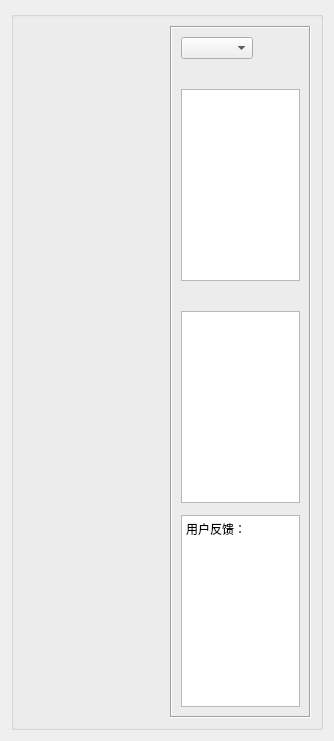
         <widget class="QWidget" name="protocal_suggestion">
          <layout class="QHBoxLayout" name="horizontalLayout_12">
           <item>
            <widget class="QGroupBox" name="groupBox">
             <property name="layoutDirection">
              <enum>Qt::LeftToRight</enum>
             </property>
             <property name="title">
              <string/>
             </property>
             <layout class="QGridLayout" name="gridLayout_6" columnstretch="1,1">
              <item row="0" column="0">
               <widget class="QChartView" name="widgetP" native="true"/>
              </item>
              <item row="0" column="1">
               <widget class="QFrame" name="frame">
                <property name="frameShape">
                 <enum>QFrame::Box</enum>
                </property>
                <property name="frameShadow">
                 <enum>QFrame::Sunken</enum>
                </property>
                <layout class="QVBoxLayout" name="verticalLayout_8">
                 <property name="spacing">
                  <number>12</number>
                 </property>
                 <item>
                  <layout class="QHBoxLayout" name="horizontalLayout_11">
                   <item>
                    <widget class="QComboBox" name="protocol_selection">
                     <property name="layoutDirection">
                      <enum>Qt::LeftToRight</enum>
                     </property>
                     <property name="sizeAdjustPolicy">
                      <enum>QComboBox::AdjustToContents</enum>
                     </property>
                    </widget>
                   </item>
                   <item>
                    <spacer name="horizontalSpacer_3">
                     <property name="orientation">
                      <enum>Qt::Horizontal</enum>
                     </property>
                     <property name="sizeHint" stdset="0">
                      <size>
                       <width>188</width>
                       <height>17</height>
                      </size>
                     </property>
                    </spacer>
                   </item>
                  </layout>
                 </item>
                 <item>
                  <spacer name="verticalSpacer_6">
                   <property name="orientation">
                    <enum>Qt::Vertical</enum>
                   </property>
                   <property name="sizeHint" stdset="0">
                    <size>
                     <width>20</width>
                     <height>18</height>
                    </size>
                   </property>
                  </spacer>
                 </item>
                 <item>
                  <widget class="QTextEdit" name="risk">
                   <property name="layoutDirection">
                    <enum>Qt::LeftToRight</enum>
                   </property>
                   <property name="textInteractionFlags">
                    <set>Qt::TextSelectableByKeyboard|Qt::TextSelectableByMouse</set>
                   </property>
                  </widget>
                 </item>
                 <item>
                  <spacer name="verticalSpacer_5">
                   <property name="orientation">
                    <enum>Qt::Vertical</enum>
                   </property>
                   <property name="sizeHint" stdset="0">
                    <size>
                     <width>20</width>
                     <height>18</height>
                    </size>
                   </property>
                  </spacer>
                 </item>
                 <item>
                  <widget class="QTextEdit" name="suggestion">
                   <property name="layoutDirection">
                    <enum>Qt::LeftToRight</enum>
                   </property>
                   <property name="frameShape">
                    <enum>QFrame::StyledPanel</enum>
                   </property>
                   <property name="frameShadow">
                    <enum>QFrame::Sunken</enum>
                   </property>
                   <property name="textInteractionFlags">
                    <set>Qt::TextSelectableByKeyboard|Qt::TextSelectableByMouse</set>
                   </property>
                  </widget>
                 </item>
                 <item>
                  <widget class="QTextBrowser" name="feedback">
                   <property name="readOnly">
                    <bool>false</bool>
                   </property>
                   <property name="html">
                    <string>&lt;!DOCTYPE HTML PUBLIC &quot;-//W3C//DTD HTML 4.0//EN&quot; &quot;http://www.w3.org/TR/REC-html40/strict.dtd&quot;&gt;
&lt;html&gt;&lt;head&gt;&lt;meta name=&quot;qrichtext&quot; content=&quot;1&quot; /&gt;&lt;style type=&quot;text/css&quot;&gt;
p, li { white-space: pre-wrap; }
&lt;/style&gt;&lt;/head&gt;&lt;body style=&quot; font-family:'SimSun'; font-size:9pt; font-weight:400; font-style:normal;&quot;&gt;
&lt;p style=&quot; margin-top:0px; margin-bottom:0px; margin-left:0px; margin-right:0px; -qt-block-indent:0; text-indent:0px;&quot;&gt;用户反馈：&lt;/p&gt;&lt;/body&gt;&lt;/html&gt;</string>
                   </property>
                  </widget>
                 </item>
                </layout>
               </widget>
              </item>
             </layout>
            </widget>
           </item>
          </layout>
         </widget>
